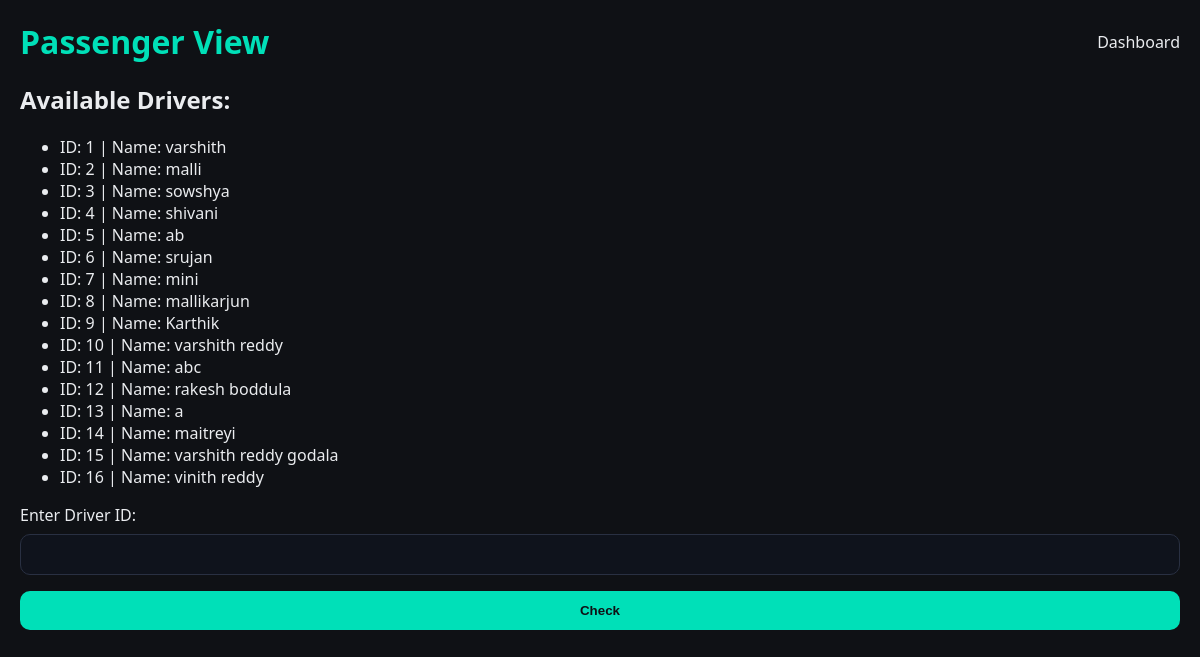
The app's page /passenger with its own data.
### tables this page shows
CREATE TABLE drivers(
  id INTEGER PRIMARY KEY AUTOINCREMENT,
  name TEXT,
  license_number TEXT UNIQUE,
  email TEXT
);

### app.py (the view, shortened to what this page needs)
@app.route("/passenger", methods=["GET", "POST"])
def passenger():
    data = None
    error = None
    conn = db()
    c = conn.cursor()
    c.execute("SELECT id, name FROM drivers")
    all_drivers = c.fetchall()
    conn.close()
    return render_template("passenger.html", data=data, error=error, all_drivers=all_drivers)

### app.py (called while the page is built)
def db():
    conn = sqlite3.connect(DB_PATH)
    conn.row_factory = sqlite3.Row
    return conn

### templates/passenger.html (shortened to what this page needs)
<!DOCTYPE html>
<html>
<head>
  <link rel="stylesheet" href="{{ url_for('static', filename='style.css') }}">
</head>
<body>
<header>
  <h1>Passenger View</h1>
  <nav>
    <a href="{{ url_for('dashboard') }}">Dashboard</a>
  </nav>
</header>
<h2>Available Drivers:</h2>
<ul>
{% for d in all_drivers %}
  <li>ID: {{ d['id'] }} | Name: {{ d['name'] }}</li>
{% endfor %}
</ul>
<form method="post">
  <label for="driver_id">Enter Driver ID:</label>
  <input type="text" name="driver_id" id="driver_id">
  <button type="submit">Check</button>
</form>
</body>
</html>

### static/style.css (style rules this page uses)
* { box-sizing: border-box; }
body { font-family: system-ui, Arial, sans-serif; background: #0f1115; color: #eaecef; margin: 0; padding: 20px; }
header { display: flex; justify-content: space-between; align-items: center; }
header h1 { margin: 0; color: #00e0b8; }
nav a { color: #eaecef; margin-left: 12px; text-decoration: none; }
.card form input, .card form button, input, button { width: 100%; padding: 12px; margin: 8px 0; border-radius: 10px; border: 1px solid #293042; background: #0f131c; color: #eaecef; }
button { background: #00e0b8; color: #0f1115; border: none; font-weight: 700; cursor: pointer; }
a { color: #7ad7ff; }

### records on screen
drivers: id "1", name "varshith"
drivers: id "2", name "malli"
drivers: id "3", name "sowshya"
drivers: id "4", name "shivani"
drivers: id "5", name "ab"
drivers: id "6", name "srujan"
drivers: id "7", name "mini"
drivers: id "8", name "mallikarjun"
drivers: id "9", name "Karthik"
drivers: id "10", name "varshith reddy"
drivers: id "11", name "abc"
drivers: id "12", name "rakesh boddula"
drivers: id "13", name "a"
drivers: id "14", name "maitreyi"
drivers: id "15", name "varshith reddy godala"
drivers: id "16", name "vinith reddy"
